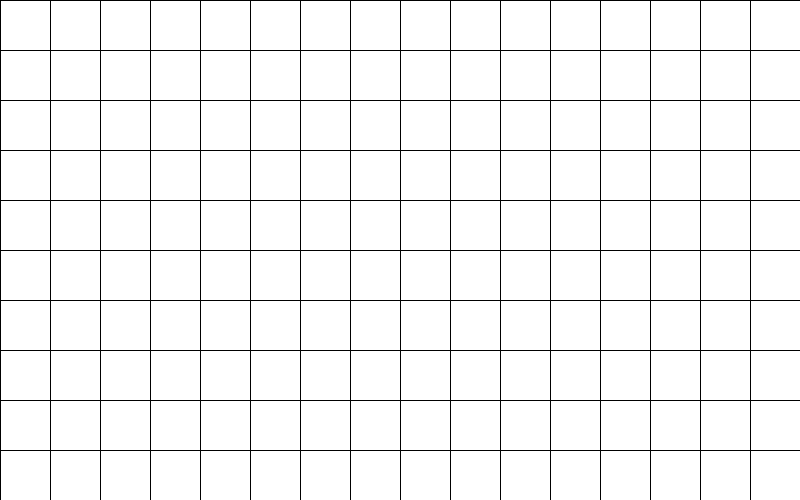
Frame 1 (no input)
Frame 60 (the mouse pressed at the canvas centre just before this capture): identical to frame 1, image omitted
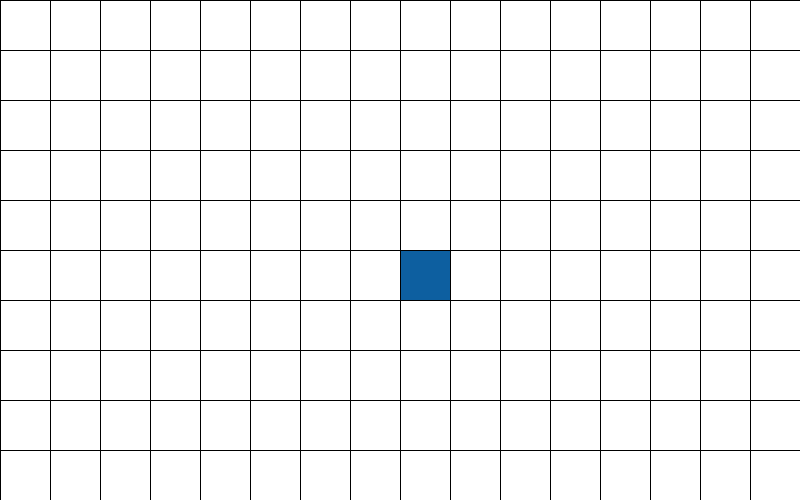
Frame 120 (the mouse held since frame 60 and released just before this capture)

The Processing sketch that drew these frames (run headless with seeded random() and noise(); from frame 60 on, the mouse is pressed at the canvas centre):

// Processing sketch: week06_2
// ── week06_2.pde
// week06-2
// 修改自 week06-1  好玩的程式設計 兩層for(迴圈) 配合 if .. else if .. else
void setup() {
  size(800, 500); // 視窗大小 800 x 500
}
int [][]a = new int[10][16];
void mousePressed() {
  int i = mouseY/50, j = mouseX/50;
  a[i][j] = 1;
}
void draw() {
  for (int i=0; i<10; i++) { // 上週是 for y 現在改成 for i 左手i
    for (int j=0; j<16;  j++) { // 上週是 for x 現在改成 for j 右手j
      if ( a[i][j]==1 ) fill(#0D5FA0); // 若陣列有值, 設藍色
      else fill(255);// 沒有值, 設白色
      rect( j*50, i*50, 50, 50); // 畫四邊形
    }
  }
}

/*很多行的註解 用斜線星
for (int y=0; y<500; y+=50) {
   for (int x=0; x<800; x+=50) {
     if (x < mouseX && mouseX < x+50) fill(#0D5FA0);
     else if (y < mouseY && mouseY < y+50) fill(#0D5FA0);
     else fill(255);
     rect( j*50, i*50, 50, 50);
   }
  } 收尾的地方,是星斜線 
}*/
